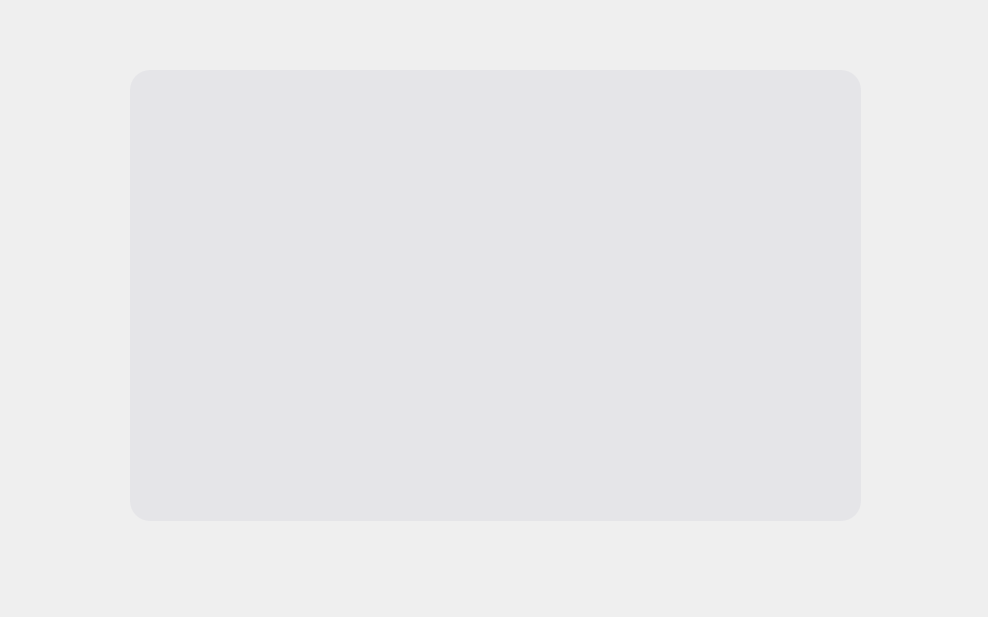
<?xml version="1.0" encoding="UTF-8"?>
<ui version="4.0">
 <class>Dialog</class>
 <widget class="QDialog" name="Dialog">
  <property name="geometry">
   <rect>
    <x>0</x>
    <y>0</y>
    <width>988</width>
    <height>617</height>
   </rect>
  </property>
  <property name="windowTitle">
   <string>Dialog</string>
  </property>
  <widget class="QLabel" name="label">
   <property name="geometry">
    <rect>
     <x>-20</x>
     <y>-1</y>
     <width>1011</width>
     <height>641</height>
    </rect>
   </property>
   <property name="text">
    <string/>
   </property>
   <property name="pixmap">
    <pixmap resource="resource.qrc">:/img/img/bg.jpg</pixmap>
   </property>
   <property name="scaledContents">
    <bool>true</bool>
   </property>
  </widget>
  <widget class="QWidget" name="stat" native="true">
   <property name="geometry">
    <rect>
     <x>130</x>
     <y>70</y>
     <width>731</width>
     <height>451</height>
    </rect>
   </property>
   <property name="styleSheet">
    <string notr="true">#stat{
    background-color: rgba(214, 215, 222, 0.4);
    border-radius: 20px;

}</string>
   </property>
  </widget>
 </widget>
 <resources>
  <include location="resource.qrc"/>
 </resources>
 <connections/>
</ui>
